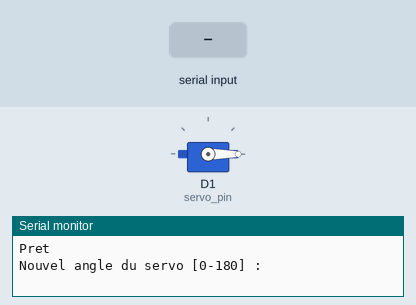
Bench run of a sketch on a simulated ESP8266 (NodeMCU). Shown: servo, the last lines printed to the serial monitor. The test bench sets the inputs (shaded band).

Above: at 1.2 s.
1.3 s: "90,45\n" received over Serial
At 3.1 s:
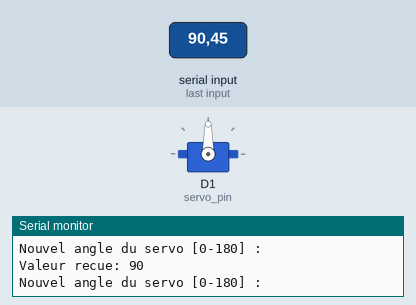
3.8 s: "30,150\n" received over Serial
At 6.0 s:
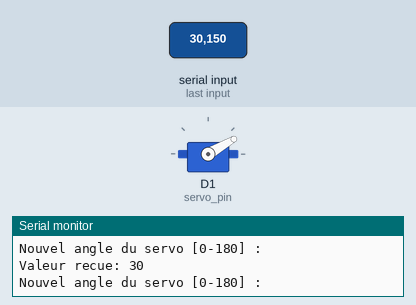
6.3 s: "0\n" received over Serial
At 8.0 s:
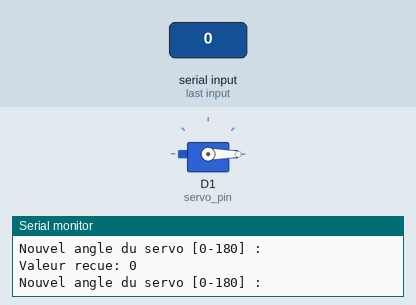
8.8 s: "90\n" received over Serial
At 11.1 s:
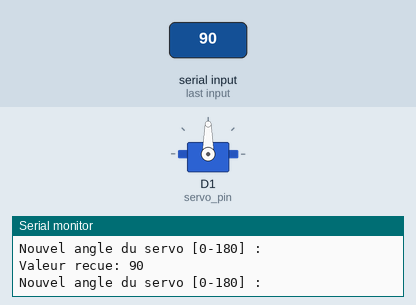
Timing chart, 0 to 12.3 s (numbered marks = the images above; inputs shaded):
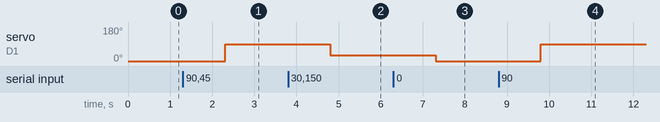

The sketch:

01_ConsoleSerie.ino
```cpp
#include <Servo.h>

const int servo_pin = D1;

Servo my_servo;
String user_response;
int servo_position = 0;

void setup() {
  Serial.begin(9600);
  delay(10);
  Serial.setTimeout(1000);

  my_servo.attach(servo_pin);
  my_servo.write(servo_position);
  Serial.println("Pret");
}

void loop() {
  Serial.println("\nNouvel angle du servo [0-180] :");
  do {
    user_response = Serial.readStringUntil('\r');
  } while(user_response.length() == 0);

  servo_position = user_response.toInt() % 181;

  Serial.print("Valeur recue: ");
  Serial.print(servo_position, DEC);
  Serial.println("");

  my_servo.write(servo_position);
}
```

Measured:
- after the input at 1.3 s, servo on D1 (servo_pin): 0° → 90° after 1.0 s
- after the input at 3.8 s, servo on D1 (servo_pin): 90° → 30° after 1.0 s
- after the input at 6.3 s, servo on D1 (servo_pin): 30° → 0° after 1.0 s
- after the input at 8.8 s, servo on D1 (servo_pin): 0° → 90° after 1.0 s
